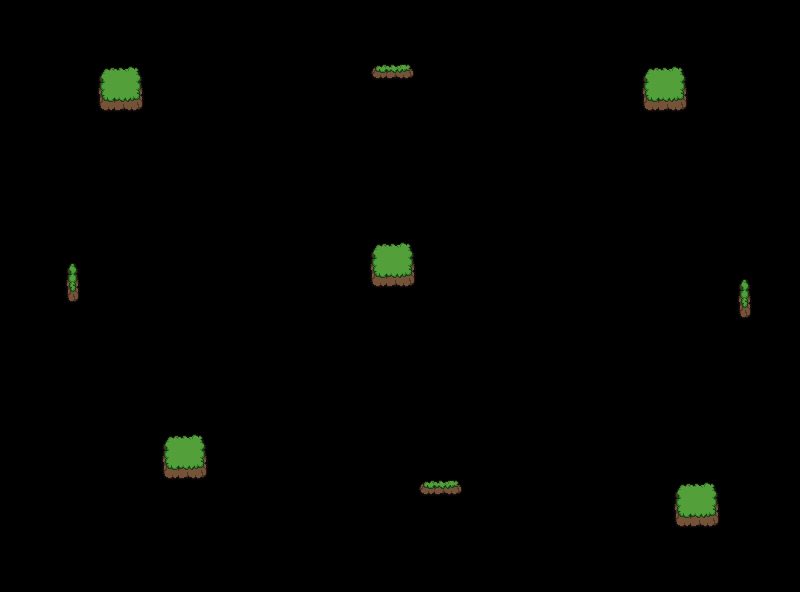

A 2D game scene composited from a Tiled map and its tileset images. What follows is a short description and the map's XML, with every tile layer's data as written:
An orthogonal 50x37 tile map with 16x16 px tiles, 1 tile layer (Tile Layer 1) and 9 objects (9x obstacle).

<map version="1.9" tiledversion="1.9.2" orientation="orthogonal" renderorder="right-down" width="50" height="37" tilewidth="16" tileheight="16" infinite="0" nextlayerid="3" nextobjectid="13">
 <tileset firstgid="1" name="plains" tilewidth="16" tileheight="16" tilecount="72" columns="6">
  <image source="plains.png" width="96" height="192" />
 </tileset>
 <layer id="1" name="Tile Layer 1" width="50" height="37">
  <data encoding="csv">
0,0,0,0,0,0,0,0,0,0,0,0,0,0,0,0,0,0,0,0,0,0,0,0,0,0,0,0,0,0,0,0,0,0,0,0,0,0,0,0,0,0,0,0,0,0,0,0,0,0,
0,0,0,0,0,0,0,0,0,0,0,0,0,0,0,0,0,0,0,0,0,0,0,0,0,0,0,0,0,0,0,0,0,0,0,0,0,0,0,0,0,0,0,0,0,0,0,0,0,0,
0,0,0,0,0,0,0,0,0,0,0,0,0,0,0,0,0,0,0,0,0,0,0,0,0,0,0,0,0,0,0,0,0,0,0,0,0,0,0,0,0,0,0,0,0,0,0,0,0,0,
0,0,0,0,0,0,0,0,0,0,0,0,0,0,0,0,0,0,0,0,0,0,0,0,0,0,0,0,0,0,0,0,0,0,0,0,0,0,0,0,0,0,0,0,0,0,0,0,0,0,
0,0,0,0,0,0,26,27,28,0,0,0,0,0,0,0,0,0,0,0,0,0,0,44,45,46,0,0,0,0,0,0,0,0,0,0,0,0,0,0,26,27,28,0,0,0,0,0,0,0,
0,0,0,0,0,0,32,33,34,0,0,0,0,0,0,0,0,0,0,0,0,0,0,0,0,0,0,0,0,0,0,0,0,0,0,0,0,0,0,0,32,33,34,0,0,0,0,0,0,0,
0,0,0,0,0,0,38,39,40,0,0,0,0,0,0,0,0,0,0,0,0,0,0,0,0,0,0,0,0,0,0,0,0,0,0,0,0,0,0,0,38,39,40,0,0,0,0,0,0,0,
0,0,0,0,0,0,0,0,0,0,0,0,0,0,0,0,0,0,0,0,0,0,0,0,0,0,0,0,0,0,0,0,0,0,0,0,0,0,0,0,0,0,0,0,0,0,0,0,0,0,
0,0,0,0,0,0,0,0,0,0,0,0,0,0,0,0,0,0,0,0,0,0,0,0,0,0,0,0,0,0,0,0,0,0,0,0,0,0,0,0,0,0,0,0,0,0,0,0,0,0,
0,0,0,0,0,0,0,0,0,0,0,0,0,0,0,0,0,0,0,0,0,0,0,0,0,0,0,0,0,0,0,0,0,0,0,0,0,0,0,0,0,0,0,0,0,0,0,0,0,0,
0,0,0,0,0,0,0,0,0,0,0,0,0,0,0,0,0,0,0,0,0,0,0,0,0,0,0,0,0,0,0,0,0,0,0,0,0,0,0,0,0,0,0,0,0,0,0,0,0,0,
0,0,0,0,0,0,0,0,0,0,0,0,0,0,0,0,0,0,0,0,0,0,0,0,0,0,0,0,0,0,0,0,0,0,0,0,0,0,0,0,0,0,0,0,0,0,0,0,0,0,
0,0,0,0,0,0,0,0,0,0,0,0,0,0,0,0,0,0,0,0,0,0,0,0,0,0,0,0,0,0,0,0,0,0,0,0,0,0,0,0,0,0,0,0,0,0,0,0,0,0,
0,0,0,0,0,0,0,0,0,0,0,0,0,0,0,0,0,0,0,0,0,0,0,0,0,0,0,0,0,0,0,0,0,0,0,0,0,0,0,0,0,0,0,0,0,0,0,0,0,0,
0,0,0,0,0,0,0,0,0,0,0,0,0,0,0,0,0,0,0,0,0,0,0,0,0,0,0,0,0,0,0,0,0,0,0,0,0,0,0,0,0,0,0,0,0,0,0,0,0,0,
0,0,0,0,0,0,0,0,0,0,0,0,0,0,0,0,0,0,0,0,0,0,0,26,27,28,0,0,0,0,0,0,0,0,0,0,0,0,0,0,0,0,0,0,0,0,0,0,0,0,
0,0,0,0,25,0,0,0,0,0,0,0,0,0,0,0,0,0,0,0,0,0,0,32,33,34,0,0,0,0,0,0,0,0,0,0,0,0,0,0,0,0,0,0,0,0,0,0,0,0,
0,0,0,0,31,0,0,0,0,0,0,0,0,0,0,0,0,0,0,0,0,0,0,38,39,40,0,0,0,0,0,0,0,0,0,0,0,0,0,0,0,0,0,0,0,0,25,0,0,0,
0,0,0,0,37,0,0,0,0,0,0,0,0,0,0,0,0,0,0,0,0,0,0,0,0,0,0,0,0,0,0,0,0,0,0,0,0,0,0,0,0,0,0,0,0,0,31,0,0,0,
0,0,0,0,0,0,0,0,0,0,0,0,0,0,0,0,0,0,0,0,0,0,0,0,0,0,0,0,0,0,0,0,0,0,0,0,0,0,0,0,0,0,0,0,0,0,37,0,0,0,
0,0,0,0,0,0,0,0,0,0,0,0,0,0,0,0,0,0,0,0,0,0,0,0,0,0,0,0,0,0,0,0,0,0,0,0,0,0,0,0,0,0,0,0,0,0,0,0,0,0,
0,0,0,0,0,0,0,0,0,0,0,0,0,0,0,0,0,0,0,0,0,0,0,0,0,0,0,0,0,0,0,0,0,0,0,0,0,0,0,0,0,0,0,0,0,0,0,0,0,0,
0,0,0,0,0,0,0,0,0,0,0,0,0,0,0,0,0,0,0,0,0,0,0,0,0,0,0,0,0,0,0,0,0,0,0,0,0,0,0,0,0,0,0,0,0,0,0,0,0,0,
0,0,0,0,0,0,0,0,0,0,0,0,0,0,0,0,0,0,0,0,0,0,0,0,0,0,0,0,0,0,0,0,0,0,0,0,0,0,0,0,0,0,0,0,0,0,0,0,0,0,
0,0,0,0,0,0,0,0,0,0,0,0,0,0,0,0,0,0,0,0,0,0,0,0,0,0,0,0,0,0,0,0,0,0,0,0,0,0,0,0,0,0,0,0,0,0,0,0,0,0,
0,0,0,0,0,0,0,0,0,0,0,0,0,0,0,0,0,0,0,0,0,0,0,0,0,0,0,0,0,0,0,0,0,0,0,0,0,0,0,0,0,0,0,0,0,0,0,0,0,0,
0,0,0,0,0,0,0,0,0,0,0,0,0,0,0,0,0,0,0,0,0,0,0,0,0,0,0,0,0,0,0,0,0,0,0,0,0,0,0,0,0,0,0,0,0,0,0,0,0,0,
0,0,0,0,0,0,0,0,0,0,26,27,28,0,0,0,0,0,0,0,0,0,0,0,0,0,0,0,0,0,0,0,0,0,0,0,0,0,0,0,0,0,0,0,0,0,0,0,0,0,
0,0,0,0,0,0,0,0,0,0,32,33,34,0,0,0,0,0,0,0,0,0,0,0,0,0,0,0,0,0,0,0,0,0,0,0,0,0,0,0,0,0,0,0,0,0,0,0,0,0,
0,0,0,0,0,0,0,0,0,0,38,39,40,0,0,0,0,0,0,0,0,0,0,0,0,0,0,0,0,0,0,0,0,0,0,0,0,0,0,0,0,0,0,0,0,0,0,0,0,0,
0,0,0,0,0,0,0,0,0,0,0,0,0,0,0,0,0,0,0,0,0,0,0,0,0,0,44,45,46,0,0,0,0,0,0,0,0,0,0,0,0,0,26,27,28,0,0,0,0,0,
0,0,0,0,0,0,0,0,0,0,0,0,0,0,0,0,0,0,0,0,0,0,0,0,0,0,0,0,0,0,0,0,0,0,0,0,0,0,0,0,0,0,32,33,34,0,0,0,0,0,
0,0,0,0,0,0,0,0,0,0,0,0,0,0,0,0,0,0,0,0,0,0,0,0,0,0,0,0,0,0,0,0,0,0,0,0,0,0,0,0,0,0,38,39,40,0,0,0,0,0,
0,0,0,0,0,0,0,0,0,0,0,0,0,0,0,0,0,0,0,0,0,0,0,0,0,0,0,0,0,0,0,0,0,0,0,0,0,0,0,0,0,0,0,0,0,0,0,0,0,0,
0,0,0,0,0,0,0,0,0,0,0,0,0,0,0,0,0,0,0,0,0,0,0,0,0,0,0,0,0,0,0,0,0,0,0,0,0,0,0,0,0,0,0,0,0,0,0,0,0,0,
0,0,0,0,0,0,0,0,0,0,0,0,0,0,0,0,0,0,0,0,0,0,0,0,0,0,0,0,0,0,0,0,0,0,0,0,0,0,0,0,0,0,0,0,0,0,0,0,0,0,
0,0,0,0,0,0,0,0,0,0,0,0,0,0,0,0,0,0,0,0,0,0,0,0,0,0,0,0,0,0,0,0,0,0,0,0,0,0,0,0,0,0,0,0,0,0,0,0,0,0
</data>
 </layer>
 <objectgroup id="2" name="obstacles">
  <object id="1" class="obstacle" x="160" y="431.818" width="47.9091" height="48.0909" />
  <object id="2" class="obstacle" x="672.295" y="479.705" width="47.9091" height="48.0909" />
  <object id="3" class="obstacle" x="96.0454" y="63.7727" width="47.9091" height="48.0909" />
  <object id="4" class="obstacle" x="640.045" y="63.5795" width="47.9091" height="48.0909" />
  <object id="5" class="obstacle" x="367.92" y="240.08" width="47.9091" height="48.0909" />
  <object id="9" class="obstacle" x="64.1818" y="261.455" width="15.6364" height="42.1818" />
  <object id="10" class="obstacle" x="736.318" y="277.818" width="15.6364" height="42.1818" />
  <object id="11" class="obstacle" x="367.909" y="63.7273" width="47.9091" height="16" />
  <object id="12" class="obstacle" x="416.197" y="480" width="47.9091" height="16" />
 </objectgroup>
</map>
